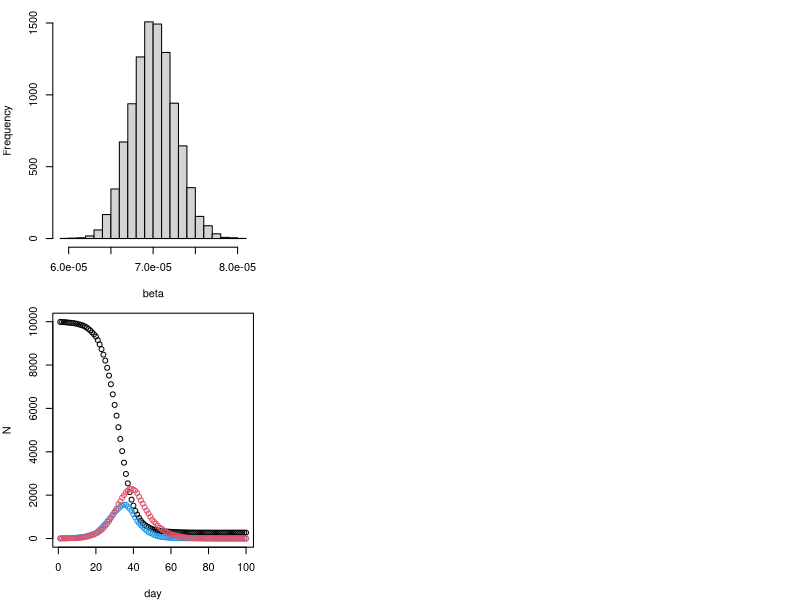

Source code (R):
# ------------------------------------------------------------------------------ 
# Clare Lewis (s2879721), Grace Sheahan (s2898645), Luke Egan (s2837709)

# Clare: 
# Grace: 
# Luke: 

################################################################################ Comments should not be longer than this line of ##
# ------------------------------------------------------------------------------

# Setting working directory to folder for Assessment 1
# setwd("/Users/clarelewis/Documents/github/ext_stat_prog_group_work/Proj 2")
# setwd("C:/Users/Grace Sheahan/Documents/Extended Statistical Programming/ext_stat_prog_group_work/Proj 2")
# setwd("C:/Users/Luke Egan/Desktop/Extended Statistical Programming/ext_stat_prog_group_work/Proj 2")

#-------------------------------------------------------------------------------
### Background provided info
#-------------------------------------------------------------------------------

################## 
# There are n people in each state S, E, I, R.
# If in state I they have a daily probability of delta of moving to state R.
# If in state E they have a daily probability of gamma of moving to state I.
# If in state S the probability of moving to E is the result of infection by someone in state I.
#   This depends on two characteristics of each person:
#     who they share a household with
#     who is in their network of regular contacts
#   These are modelled as follows:
################## 

    # ################## 
    # # model household characteristic by dividing the n people into households of sizes between 1 and hmax, assume a uniform distribution of household sizes
    # ################## 
    # 
    # 
    # ################## 
    # # contact network model: sociability parameter: Bi where person is i, network is created randomly by assigning a link between person i and j
    # # with probability: (nc*Bi*Bj)/(Bmean^2*(n-1)) where nc is average number of contacts per person an Bmean is mean social parameter. People in the same household are excluded from such contacts
    # ################## 


# There are several ways for person i in the state I to infect a person j in state S
    # ##################
    # # Way 1: if j is a household member, there is a dialy probability ah of i infecting j
    # ##################
    # 
    # 
    # ##################
    # # Way 2: if j is in i's regular network of contacts, then there is a daily probability ac of i infecting j
    # ##################
    # 
    # 
    # ##################
    # # Way 3: irrespective of household or regular network relations there is a daily probability: (ar*nc*Bi*Bj)/(Bmean^2*(n-1)) of i infecting j (random mixing)
    # ##################

    # # note: the use of the same nc in the random mixing and regular network expressions is a simplification

#-------------------------------------------------------------------------------
################## 
# Assignment Goal: impliment the model and provide illustration of its use to investigate the role of household and network structure on epidemic dynamics.
# code work with any pop size: n up to at least 10,000, but we should test and develop with n = 1000
################## 

#-------------------------------------------------------------------------------
#### Task steps
#-------------------------------------------------------------------------------

################## 
# 1: Write code to produce vector h (should be length n) of integers indicating which household each person belongs to
# Household sizes should be uniformly distributed between 1 and hmax. For example if h1, h56 and h907 are all 13 and these are the only
# 13s in h then people 1, 56, and 907 all live in the same 3 person household
# h can be created with one line of code by careful use of rep and sample. Use hmax = 5 by default
################## 

set.seed(17)

hmax <- 5
n <- 1000

h <- sample(rep(1:n, sample(1:hmax, n, replace = TRUE))[1:n])

################## 
# 2: Write function get.net(beta,nc=15) where beta is the n vector of Bi value for each person. The function should return a list,
# the ith element of which is a vector of indices of the regular (non-household) contacts of a person i. Must be careful to implement
# the model properly so that you do not CREATE any links twice (links need to be RECORDED twice, however)
################## 


################## 
# 3: Write the function:
# nseir(beta,h,alink,alpha=c(.1,.01,.01),delta=.2,gamma=.4,nc=15, nt = 100,pinf = .005)
# where beta and h are as above, alink = list defining the regular contacts of each person as returned by get.net,
# nt = number of days to simulate, and pinf = proportion of initial population to randomly start in the I state
# The function should implement the model given above and return a list with elements S,E,I,R and t = total population in each class
# each day and the day, respectively
# Note: while looping through individuals in the I state is probably inevitable, the code can still be made to run in a few seconds for n = 10000,
# especially with careful use of expressions like x[ind1][ind2] <- y in places (assignment to a subvector of a subvector)
################## 


################## 
# 4: Write a function to nicely plot the dynamics of the simulated population states as returned by nseir (a better version of the plots in 6.2 in the notes)
################## 


################## 
# 5: Setting beta to a vector of U(0,1) random variables, use the model to compare 4 scenarios and plot them next to each other (suitably labelled).
# First: full model with default parameters
# Second: what happens when you remove the household and regular network structure, while keeping the average initial number of infectious contacts per day the same for each person
# by setting ah=ac=0 and ar=0.04
# Third: consider the full model but with the beta vector set to simply contain the average of the previous beta vector for every element
# Fourth: combine the previous two scenarios (constant beta, random mixing)
# Comment on the apparent effect of the household and network structure relative to random mixing
################## 


########### code given in section 6.2 that is referenced in the assignment instructions
seir <- function(n=10000,ni=10,nt=100,gamma=1/3,delta=1/5,bmu=5e-5,bsc=1e-5) {
  ## SEIR stochastic simulation model.
  ## n = population size; ni = initially infective; nt = number of days
  ## gamma = daily prob E -> I; delta = daily prob I -> R;
  ## bmu = mean beta; bsc = var(beta) = bmu * bsc
  x <- rep(0,n) ## initialize to susceptible state
  beta <- rgamma(n,shape=bmu/bsc,scale=bsc) ## individual infection rates
  x[1:ni] <- 2 ## create some infectives
  S <- E <- I <- R <- rep(0,nt) ## set up storage for pop in each state
  S[1] <- n-ni;I[1] <- ni ## initialize
  for (i in 2:nt) { ## loop over days
    u <- runif(n) ## uniform random deviates
    x[x==2&u<delta] <- 3 ## I -> R with prob delta
    x[x==1&u<gamma] <- 2 ## E -> I with prob gamma
    x[x==0&u<beta*I[i-1]] <- 1 ## S -> E with prob beta*I[i-1]
    S[i] <- sum(x==0); E[i] <- sum(x==1)
    I[i] <- sum(x==2); R[i] <- sum(x==3)
  }
  list(S=S,E=E,I=I,R=R,beta=beta)
} ## seir

par(mfcol=c(2,3),mar=c(4,4,1,1)) ## set plot window up for multiple plots
epi <- seir(bmu=7e-5,bsc=1e-7) ## run simulation
hist(epi$beta,xlab="beta",main="") ## beta distribution
plot(epi$S,ylim=c(0,max(epi$S)),xlab="day",ylab="N") ## S black
points(epi$E,col=4);points(epi$I,col=2) ## E (blue) and I (red)
